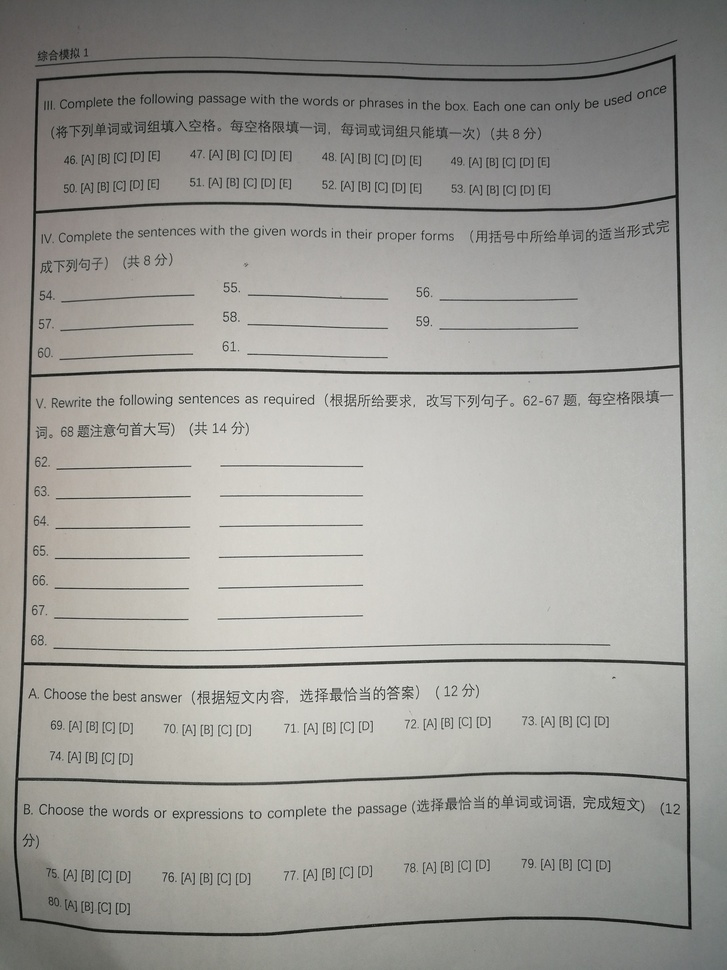
#> input picture imagehandle/t002.jpg, 727 x 970 px, shrunk from 2976 x 3968 before the run, given in place of clip_11.jpg, which was not available
$ jupyter execute '基础知识二.ipynb'   (text cells are left out)
#> lines starting #> are read from the running program, lines starting #| are printed output that depends on the picture; after the words box and inside, x2 and y2 are one past the last pixel; in counts of white or black regions, pixels touching at a corner belong together; pictures that were not available may be replaced by others from this repository, and a replacement may not be noted
[cell 1]
# -*- coding: utf-8 -*-
from __future__ import print_function
import cv2 as cv
import numpy as np
import argparse
import matplotlib.pyplot as plt
import time
import cv2
import math
from PIL import Image
plt.rcParams['figure.figsize'] = 15, 10

[cell 2]
filename = 'd:\\clip_11.jpg'
img = cv2.imread(filename)
#> img is the input picture: shape (970, 727, 3); mean B, G, R 153.5, 158, 158.9
print(img.shape)
#| (970, 727, 3)
img = cv2.cvtColor(img,cv2.COLOR_BGR2GRAY)
#> img: shape (970, 727)
img = cv2.GaussianBlur(img,(21,7),0)


img = cv2.adaptiveThreshold(img,255,cv2.ADAPTIVE_THRESH_GAUSSIAN_C, cv2.THRESH_BINARY_INV,11,2)
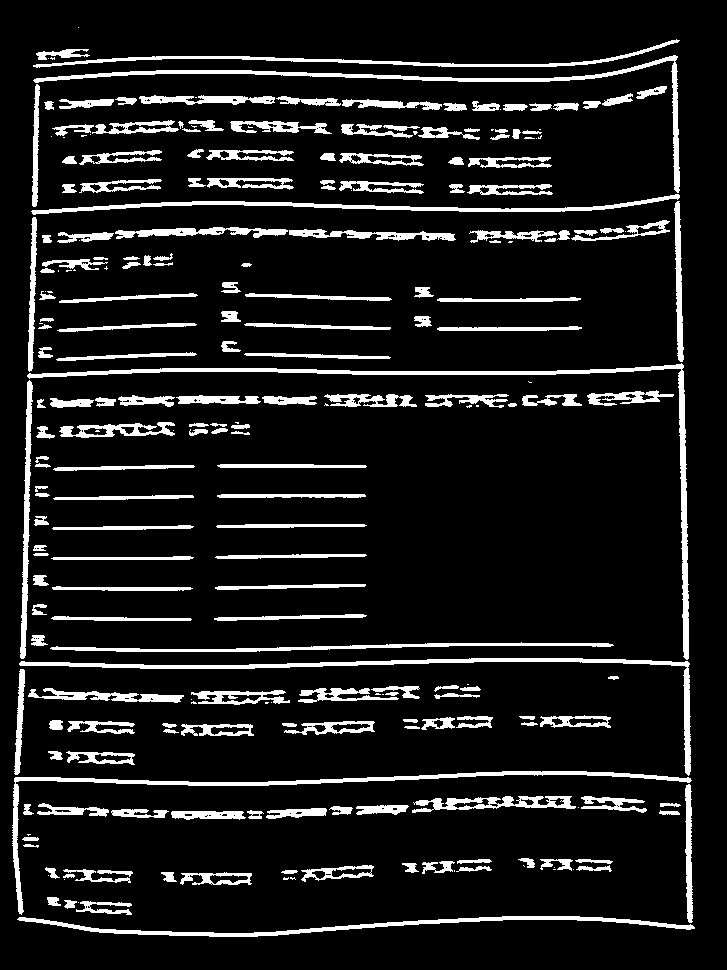
#> img: shape (970, 727); 10.8% white; 251 white regions (55 under 20 px), largest, box (x1, y1, x2, y2) and area: (27, 363, 689, 660) 4309, (12, 771, 692, 915) 3400, (19, 658, 691, 776) 3358
# plt.imshow(img,'gray')
# plt.show()

element = cv2.getStructuringElement(cv2.MORPH_RECT, (5, 3))
img = cv2.erode(img, element)
#> img: shape (970, 727); 3.4% white in thin lines or dots, all inside (x1, y1, x2, y2) = (15, 41, 692, 936)
# plt.imshow(img,'gray')
# plt.show()

img = cv2.dilate(img, element)
#> img: shape (970, 727); 9.6% white; 514 white regions (34 under 20 px), largest, box (x1, y1, x2, y2) and area: (19, 916, 694, 937) 2759, (14, 771, 691, 786) 2734, (20, 658, 689, 669) 2713
plt.imshow(img,'gray')
plt.show()

img = cv2.blur(img, tuple((5,5)))
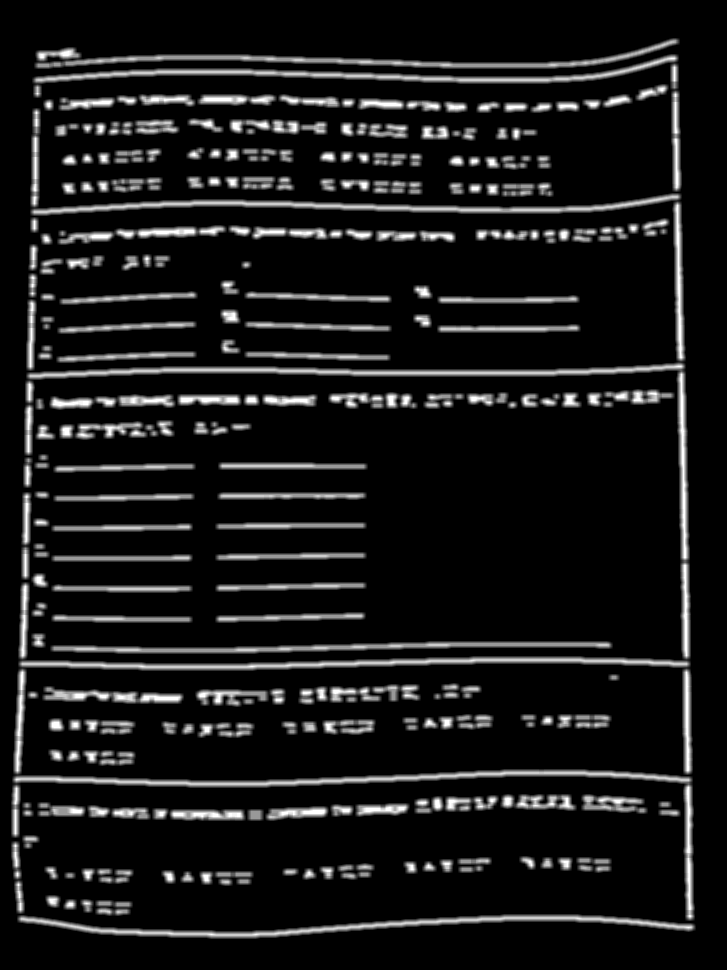
#> img: shape (970, 727); min 0, max 255, mean 24.5
plt.imshow(img,'gray')
plt.show()

# 去黑边
vertical = np.copy(img)
cols = vertical.shape[1]
#> cols = 727
vertical_size = int(cols / 40)
#> vertical_size = 18
verticalStructure = cv2.getStructuringElement(cv2.MORPH_RECT, (1, vertical_size))
#> verticalStructure = 18 values from 1 to 1
vertical = cv2.erode(vertical, verticalStructure)
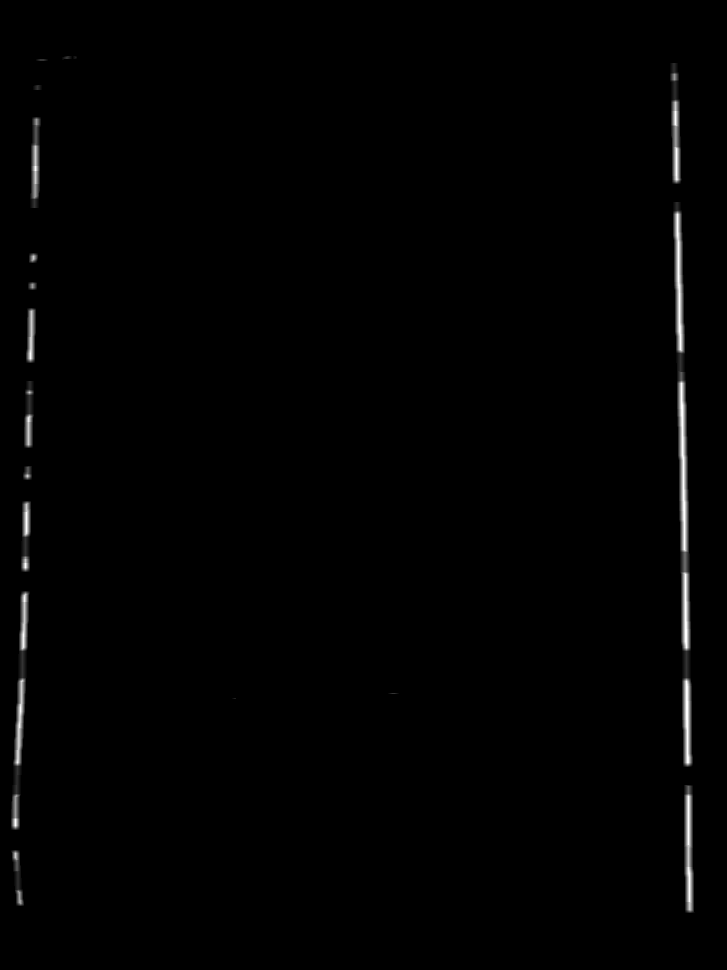
#> vertical: shape (970, 727); min 0, max 255, mean 2
vertical = cv2.dilate(vertical, verticalStructure)

vertical = cv2.blur(vertical, tuple((3, 3)))
element = cv2.getStructuringElement(cv2.MORPH_RECT, tuple((17, 17)), (-1, -1))
vertical = cv2.dilate(vertical, element, iterations=1)
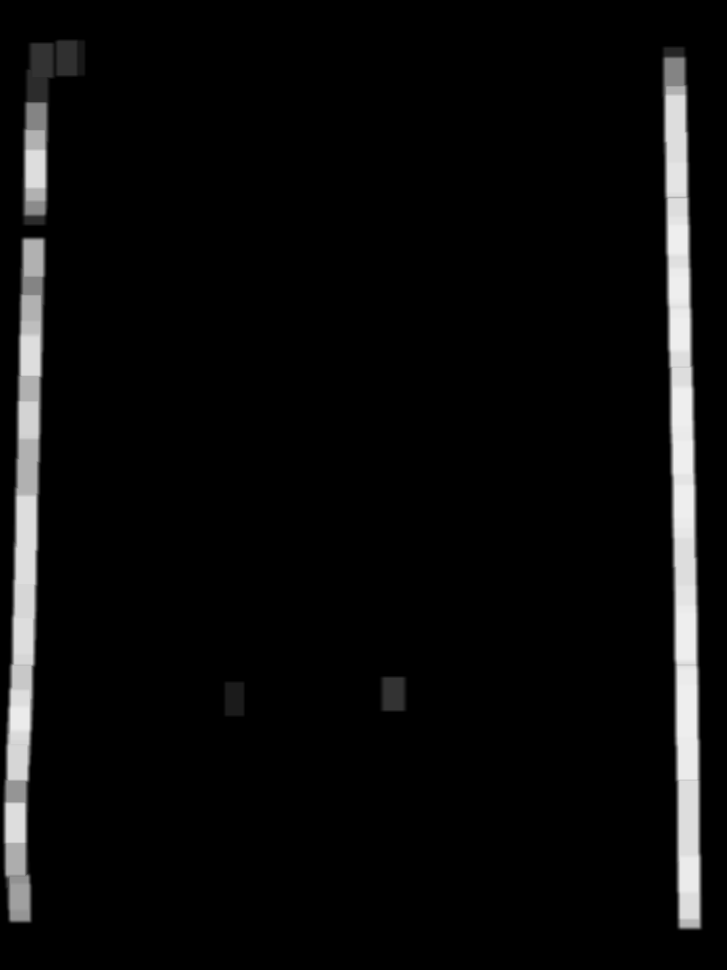
#> vertical: shape (970, 727); min 0, max 238, mean 11.3
vertical = cv2.bitwise_not(vertical)
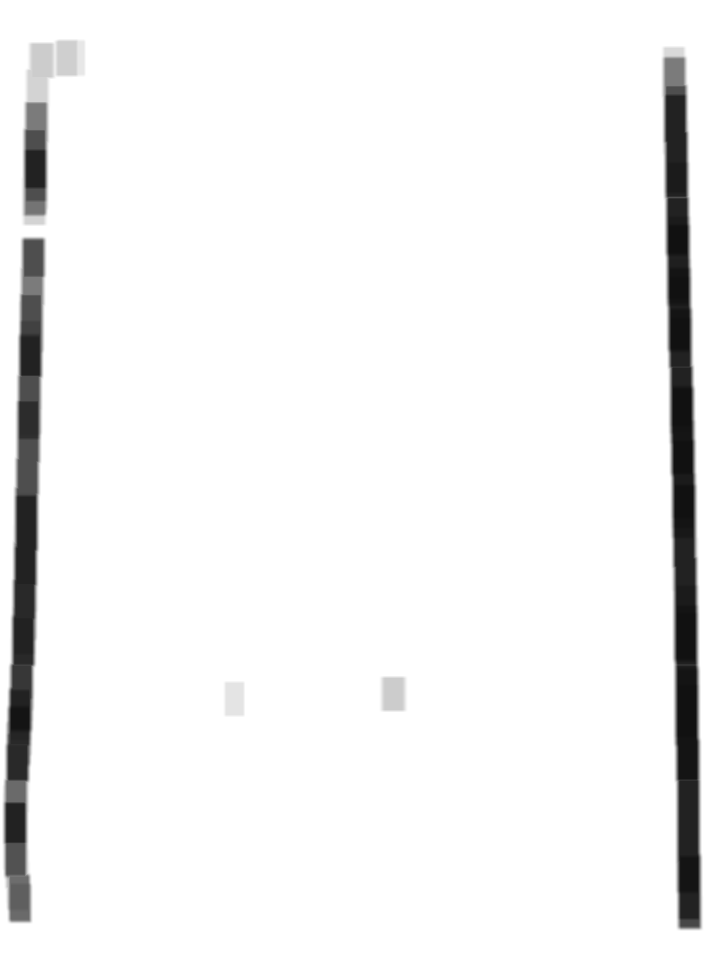
#> vertical: shape (970, 727); min 17, max 255, mean 243.7
plt.imshow(vertical,'gray')
plt.show()


img = cv2.bitwise_and(img,vertical)
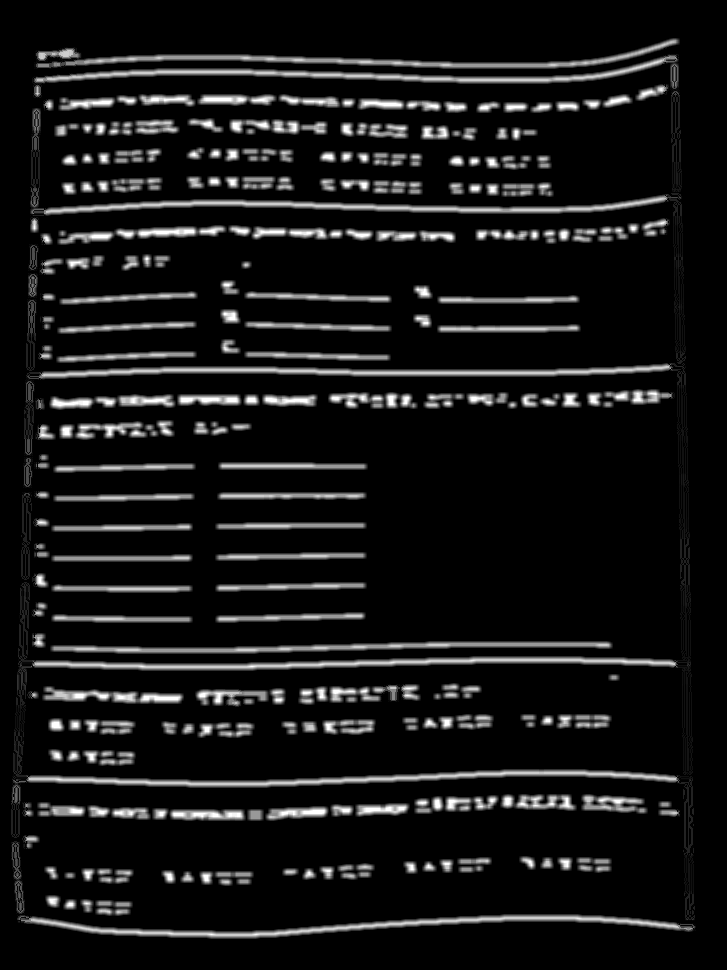
#> img: shape (970, 727); min 0, max 255, mean 21.9
plt.imshow(img,'gray')
plt.show()

# [5 lines of commented-out code are left out]

$ run again, on imagehandle/002.png
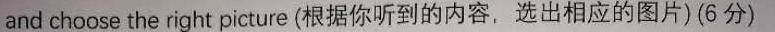
#> input picture imagehandle/002.png, 775 x 32 px, given in place of clip_11.jpg, which was not available
#> img is the input picture: shape (32, 775, 3); mean B, G, R 143.4, 145.5, 150.9
#| (32, 775, 3)
#> `img = cv2.adaptiveThreshold(img,255,cv2.ADAPTIVE_THRESH_GAUSSIAN_C, cv..`:
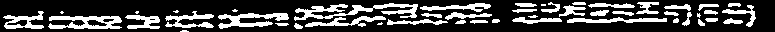
#> img: shape (32, 775); 26.4% white; 47 white regions (9 under 20 px), largest, box (x1, y1, x2, y2) and area: (294, 3, 418, 21) 844, (48, 16, 122, 29) 615, (218, 13, 289, 29) 555
#> `img = cv2.bitwise_and(img,vertical)`:
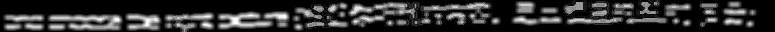
#> img: shape (32, 775); min 0, max 255, mean 48
